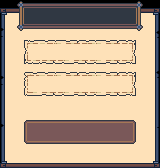

A 2D game scene composited from a Tiled map and its tileset images. What follows is a short description and the map's XML, with every tile layer's data as written:
An orthogonal 20x21 tile map with 8x8 px tiles, 2 tile layers (bg, main) and 3 objects.

<map version="1.10" tiledversion="1.11.0" orientation="orthogonal" renderorder="right-down" width="20" height="21" tilewidth="8" tileheight="8" infinite="0" nextlayerid="7" nextobjectid="6">
 <editorsettings>
  <export target="auth-ui..tmj" format="json" />
 </editorsettings>
 <tileset firstgid="1" source="ui-components.tsx" />
 <layer id="4" name="bg" width="20" height="21">
  <data encoding="csv">
0,0,0,0,0,0,0,0,0,0,0,0,0,0,0,0,0,0,0,0,
185,186,187,186,187,188,189,186,187,188,189,186,187,188,189,186,187,188,189,190,
288,289,290,291,292,289,290,291,292,289,290,291,292,289,290,291,292,289,290,293,
391,392,393,394,395,392,393,394,395,392,393,394,395,392,393,394,395,392,393,396,
494,495,496,497,498,495,496,497,498,495,496,497,498,495,496,497,498,495,496,499,
597,598,599,600,601,598,599,600,601,598,599,600,601,598,599,600,601,598,599,602,
700,701,702,703,704,701,702,703,704,701,702,703,704,701,702,703,704,701,702,705,
803,804,805,806,807,804,805,806,807,804,805,806,807,804,805,806,807,804,805,293,
288,289,290,291,292,289,290,291,292,289,290,291,292,289,290,291,292,289,290,396,
391,392,393,394,395,392,393,394,395,392,393,394,395,392,393,394,395,392,393,499,
494,495,496,497,498,495,496,497,498,495,496,497,498,495,496,497,498,495,496,602,
597,598,599,600,601,598,599,600,601,598,599,600,601,598,599,600,601,598,599,705,
700,701,702,703,704,701,702,703,704,701,702,703,704,701,702,703,704,701,702,808,
803,804,805,806,807,804,805,806,807,804,805,806,807,804,805,806,807,804,805,705,
288,289,290,291,292,289,290,291,292,289,290,291,292,289,290,291,292,289,290,808,
391,392,393,394,395,392,393,394,395,392,393,394,395,392,393,394,395,392,393,396,
597,392,393,701,702,703,701,702,703,392,393,394,395,392,393,394,395,392,393,602,
597,392,393,701,702,703,701,702,703,392,393,394,395,392,393,394,395,392,393,602,
700,495,496,497,498,495,496,497,498,495,496,497,498,495,496,497,498,495,496,705,
803,598,599,600,601,598,599,600,601,598,599,600,601,598,599,600,601,598,599,808,
906,907,908,909,910,910,910,910,910,910,910,910,910,910,910,910,910,910,910,911
</data>
 </layer>
 <layer id="5" name="main" width="20" height="21">
  <data encoding="csv">
0,0,811,812,813,813,813,813,813,813,813,813,813,813,813,814,815,816,0,0,
0,0,914,915,916,916,916,916,916,916,916,916,916,916,916,917,918,919,0,0,
0,0,1017,1018,1019,1019,1019,1019,1019,1019,1019,1019,1019,1019,1019,1020,1021,1022,0,0,
0,0,1326,1327,1328,1327,1327,1327,1327,1327,1327,1328,1329,1330,1328,1329,1330,1331,0,0,
0,0,0,0,0,0,0,0,0,0,0,0,0,0,0,0,0,0,0,0,
0,0,0,3221226809,3221226808,819,820,1073743157,1073743158,1073743159,1073743160,821,1073743157,1073743158,1073743159,1073743160,822,0,0,0,
0,0,0,3221226397,3221226396,922,923,924,924,924,924,924,924,924,924,924,925,0,0,0,
0,0,0,3221226294,3221226293,1334,1335,1336,1333,1334,1335,1336,1333,1334,1335,1336,1337,0,0,0,
0,0,0,0,0,0,0,0,0,0,0,0,0,0,0,0,0,0,0,0,
0,0,0,817,818,819,820,1073743157,1073743158,1073743159,1073743160,821,1073743157,1073743158,1073743159,1073743160,822,0,0,0,
0,0,0,920,921,922,923,924,924,924,924,924,924,924,924,924,925,0,0,0,
0,0,0,1332,1333,1334,1335,1336,1333,1334,1335,1336,1333,1334,1335,1336,1337,0,0,0,
0,0,0,0,0,0,0,0,0,0,0,0,0,0,0,0,0,0,0,0,
0,0,0,0,0,0,0,0,0,0,0,0,0,0,0,0,0,0,0,0,
0,0,0,0,0,0,0,0,0,0,0,0,0,0,0,0,0,0,0,0,
0,0,0,3409,3410,3411,1073745337,1073745337,1073745337,1073745337,1073745337,1073745337,1073745337,1073745338,3410,3411,3412,0,0,0,
0,0,0,1610616147,5888,5888,5888,5888,5888,5888,5888,5888,5888,5888,5888,5888,2684357971,0,0,0,
0,0,0,1073745233,1073745234,1073745235,3513,3514,3514,3514,3514,3514,3514,3514,1073745234,1073745235,1073745236,0,0,0,
0,0,0,0,0,0,0,0,0,0,0,0,0,0,0,0,0,0,0,0,
0,0,0,0,0,0,0,0,0,0,0,0,0,0,0,0,0,0,0,0,
0,0,0,0,0,0,0,0,0,0,0,0,0,0,0,0,0,0,0,0
</data>
 </layer>
 <objectgroup id="6" name="inputs">
  <object id="3" x="32" y="56">
   <properties>
    <property name="name" value="Никнейм" />
   </properties>
   <point />
  </object>
  <object id="4" x="32" y="88">
   <properties>
    <property name="password" value="Пароль" />
   </properties>
   <point />
  </object>
  <object id="5" x="80" y="112">
   <properties>
    <property name="url" value="Зарегистрироваться" />
   </properties>
   <point />
  </object>
 </objectgroup>
</map>